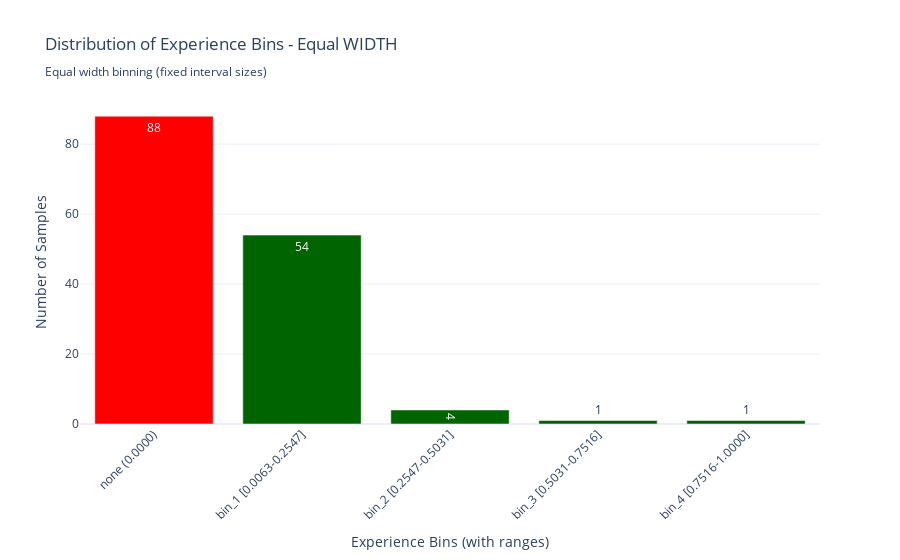

Notebook code cell kept with this figure:
### Markdown cell above
### Alternative Binning Strategy: Equal Width Approach

For comparison, we also implement **equal width binning** to understand how different binning strategies affect our analysis:

#### Equal Width Methodology
- **Fixed intervals**: Divide the experience range into bins of equal width
- **Consistent scaling**: Each bin represents the same range of experience values
- **Natural interpretation**: Bins represent equal "amounts" of experience

#### Comparison Value
By comparing equal frequency vs. equal width approaches, we can:
- **Validate findings**: Ensure results are robust across binning methods
- **Understand distribution effects**: See how skewed data affects group formation
- **Choose optimal strategy**: Select the most appropriate method for subsequent analyses

This comparison is crucial for methodological transparency and result reliability.

### Code cell
# Visualize the equal WIDTH binning results
fig_width = go.Figure()

# Define the desired order for bins
desired_order_width = ["none", "bin_1", "bin_2", "bin_3", "bin_4", "missing"]

# Create a bar chart showing the distribution for equal width bins
bin_counts_width = df["experiencia_bins_width"].value_counts()

# Reorder the data according to desired order (only include bins that exist)
ordered_bins_width = [bin_name for bin_name in desired_order_width if bin_name in bin_counts_width.index]
ordered_counts_width = [bin_counts_width[bin_name] for bin_name in ordered_bins_width]
ordered_colors_width = ["red" if x == "none" else "gray" if x == "missing" else "darkgreen" for x in ordered_bins_width]

# Create custom labels for x-axis with ranges in the correct order
x_labels_width = []
for bin_name in ordered_bins_width:
    if bin_name == "none":
        x_labels_width.append("none\n(0.0000)")
    elif bin_name == "missing":
        x_labels_width.append("missing\n(NaN)")
    else:
        # Get range from bin_ranges_width dictionary
        range_info = bin_ranges_width[bin_name]
        x_labels_width.append(f"{bin_name}\n[{range_info['min']:.4f}-{range_info['max']:.4f}]")

fig_width.add_trace(go.Bar(x=x_labels_width, y=ordered_counts_width, marker_color=ordered_colors_width, text=ordered_counts_width, textposition="auto"))

fig_width.update_layout(
    title="Distribution of Experience Bins - Equal WIDTH<br><sub>Equal width binning (fixed interval sizes)</sub>",
    xaxis_title="Experience Bins (with ranges)",
    yaxis_title="Number of Samples",
    showlegend=False,
    xaxis_tickangle=-45,  # Rotate labels for better readability
)

fig_width.show()

### Figure 1 — Plotly figure (JSON) as saved in the notebook; plotly's stock layout.template omitted (floating-point values rounded to 4 significant figures)
{"data": [{"marker": {"color": ["red", "darkgreen", "darkgreen", "darkgreen", "darkgreen"]}, "text": ["88", "54", "4", "1", "1"], "textposition": "auto", "type": "bar", "x": ["none\n(0.0000)", "bin_1\n[0.0063-0.2547]", "bin_2\n[0.2547-0.5031]", "bin_3\n[0.5031-0.7516]", "bin_4\n[0.7516-1.0000]"], "y": [88, 54, 4, 1, 1]}], "layout": {"showlegend": false, "title": {"text": "Distribution of Experience Bins - Equal WIDTH<br><sub>Equal width binning (fixed interval sizes)</sub>"}, "xaxis": {"tickangle": -45, "title": {"text": "Experience Bins (with ranges)"}}, "yaxis": {"title": {"text": "Number of Samples"}}}}
